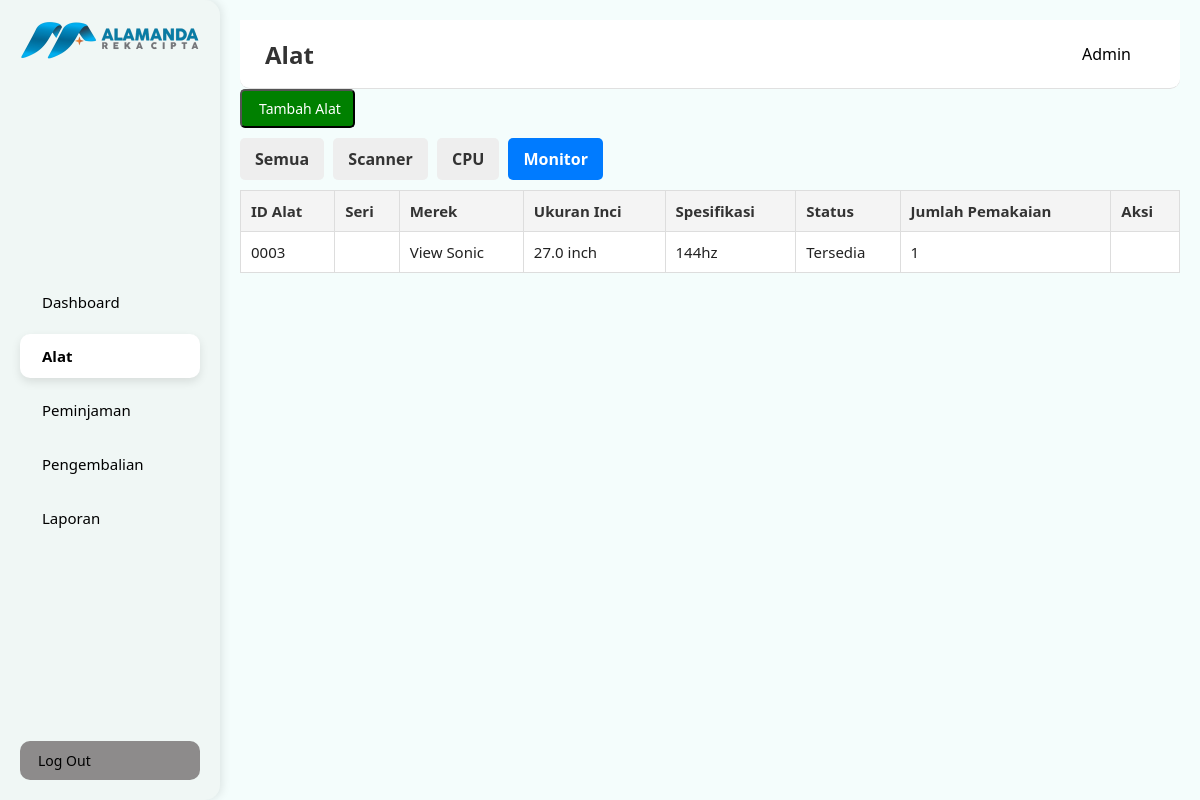
The page /alat.php?kategori=monitor on the database its author committed.
### tables this page shows
CREATE TABLE `alat` (
  `id` int(11) NOT NULL,
  `id_alat` varchar(20) NOT NULL,
  `kategori` enum('scanner','cpu','monitor') NOT NULL,
  `jenis` varchar(100) DEFAULT NULL,
  `merek` varchar(100) DEFAULT NULL,
  `seri` varchar(100) DEFAULT NULL,
  `ukuran` enum('kecil','sedang','besar') DEFAULT NULL,
  `spesifikasi` text DEFAULT NULL,
  `ukuran_inch` decimal(4,1) DEFAULT NULL,
  `resolusi` varchar(50) DEFAULT NULL,
  `lokasi` varchar(100) DEFAULT NULL,
  `status` enum('Tersedia','Dipinjam','Rusak','Dalam Perbaikan','Hilang') NOT NULL DEFAULT 'Tersedia',
  `jumlah_pemakaian` int(11) DEFAULT 0,
  `keterangan` text DEFAULT NULL,
  `tgl_masuk` date DEFAULT NULL
);

### tabel_monitor.php (the view, shortened to what this page needs)
<?php
include 'koneksi.php';
$query = mysqli_query($koneksi, "SELECT * FROM alat WHERE kategori='monitor' ORDER BY id_alat ASC");
?>
<?php if (mysqli_num_rows($query) > 0): ?>
  <table class="data-table">
    <thead>
      <tr>
        <th>ID Alat</th>
        <th>Seri</th>
        <th>Merek</th>
        <th>Ukuran Inci</th>
        <th>Spesifikasi</th>
        <th>Status</th>
        <th>Jumlah Pemakaian</th>
        <th>Aksi</th>
      </tr>
    </thead>
    <tbody>
      <?php while ($data = mysqli_fetch_assoc($query)): ?>
        <tr>
          <td><?= htmlspecialchars($data['id_alat']) ?></td>
          <td><?= htmlspecialchars($data['jenis']) ?></td>
          <td><?= htmlspecialchars($data['merek']) ?></td>
          <td><?= htmlspecialchars($data['ukuran_inch']) ?> inch</td>
          <td><?= nl2br(htmlspecialchars($data['spesifikasi'])) ?></td>
          <td><?= htmlspecialchars($data['status']) ?></td>
          <td><?= (int)$data['jumlah_pemakaian'] ?></td>
          <td>
          </td>
        </tr>
      <?php endwhile; ?>
    </tbody>
  </table>
<?php else: ?>
  <p class="text-muted">Tidak ada data monitor yang tersedia.</p>
<?php endif; ?>

### assets/css/style.css (style rules this page uses)
* { margin: 0; padding: 0; box-sizing: border-box; font-family: "Segoe UI", sans-serif; }
body { background: #f4fdfc; color: #222; }
.data-table { width: 100%; border-collapse: collapse; margin-top: 20px; }
.data-table th, .data-table td { border: 1px solid #ccc; padding: 10px; }
.data-table { width: 100%; border-collapse: separate; border-spacing: 0 10px; font-family: "Segoe UI", sans-serif; font-size: 15px; }
.data-table th { background-color: #f5f5f5; text-align: left; padding: 12px 16px; color: #333; }
.data-table td { background-color: #fff; padding: 12px 16px; vertical-align: middle; border-bottom: 1px solid #eee; }
.data-table th, .data-table td { border: 1px solid #ddd; padding: 10px; text-align: left; }
.data-table th { background-color: #f4f4f4; font-weight: bold; }

### rows shown on the page
alat: id_alat "0003", merek "View Sonic", ukuran_inch "27.0", spesifikasi "144hz", status "Tersedia", jumlah_pemakaian "1"

### other values the page prints
$page_title "Alat"
$_SESSION['username'] "Admin"
